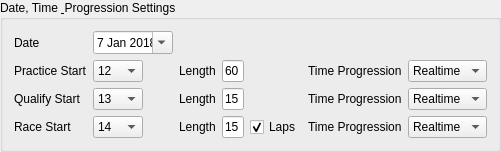
           <widget class="QGroupBox" name="groupBox_5">
            <property name="minimumSize">
             <size>
              <width>0</width>
              <height>0</height>
             </size>
            </property>
            <property name="maximumSize">
             <size>
              <width>460</width>
              <height>16777215</height>
             </size>
            </property>
            <property name="title">
             <string>Date, Time &amp; Progression Settings</string>
            </property>
            <layout class="QGridLayout" name="gridLayout_10">
             <item row="0" column="1">
              <widget class="QDateEdit" name="dateEdit">
               <property name="minimumSize">
                <size>
                 <width>80</width>
                 <height>0</height>
                </size>
               </property>
               <property name="maximumSize">
                <size>
                 <width>16000</width>
                 <height>16777215</height>
                </size>
               </property>
               <property name="dateTime">
                <datetime>
                 <hour>0</hour>
                 <minute>0</minute>
                 <second>0</second>
                 <year>2018</year>
                 <month>1</month>
                 <day>7</day>
                </datetime>
               </property>
               <property name="calendarPopup">
                <bool>true</bool>
               </property>
              </widget>
             </item>
             <item row="3" column="5">
              <widget class="QLabel" name="label_40">
               <property name="maximumSize">
                <size>
                 <width>200</width>
                 <height>16777215</height>
                </size>
               </property>
               <property name="text">
                <string>Time Progression</string>
               </property>
              </widget>
             </item>
             <item row="2" column="6">
              <widget class="QComboBox" name="comboBox_22">
               <property name="maximumSize">
                <size>
                 <width>200</width>
                 <height>16777215</height>
                </size>
               </property>
               <item>
                <property name="text">
                 <string>Realtime</string>
                </property>
               </item>
               <item>
                <property name="text">
                 <string>2</string>
                </property>
               </item>
              </widget>
             </item>
             <item row="3" column="6">
              <widget class="QComboBox" name="comboBox_23">
               <property name="maximumSize">
                <size>
                 <width>200</width>
                 <height>16777215</height>
                </size>
               </property>
               <item>
                <property name="text">
                 <string>Realtime</string>
                </property>
               </item>
               <item>
                <property name="text">
                 <string>2</string>
                </property>
               </item>
              </widget>
             </item>
             <item row="1" column="0">
              <widget class="QLabel" name="label_27">
               <property name="maximumSize">
                <size>
                 <width>150</width>
                 <height>16777215</height>
                </size>
               </property>
               <property name="text">
                <string>Practice Start</string>
               </property>
              </widget>
             </item>
             <item row="2" column="0">
              <widget class="QLabel" name="label_28">
               <property name="maximumSize">
                <size>
                 <width>150</width>
                 <height>16777215</height>
                </size>
               </property>
               <property name="text">
                <string>Qualify Start</string>
               </property>
              </widget>
             </item>
             <item row="1" column="6">
              <widget class="QComboBox" name="comboBox_21">
               <property name="maximumSize">
                <size>
                 <width>200</width>
                 <height>16777215</height>
                </size>
               </property>
               <item>
                <property name="text">
                 <string>Realtime</string>
                </property>
               </item>
               <item>
                <property name="text">
                 <string>2</string>
                </property>
               </item>
              </widget>
             </item>
             <item row="1" column="5">
              <widget class="QLabel" name="label_38">
               <property name="maximumSize">
                <size>
                 <width>200</width>
                 <height>16777215</height>
                </size>
               </property>
               <property name="text">
                <string>Time Progression</string>
               </property>
              </widget>
             </item>
             <item row="2" column="3">
              <widget class="QLineEdit" name="lineEdit_19">
               <property name="maximumSize">
                <size>
                 <width>50</width>
                 <height>16777215</height>
                </size>
               </property>
               <property name="text">
                <string>15</string>
               </property>
              </widget>
             </item>
             <item row="3" column="3">
              <widget class="QLineEdit" name="lineEdit_20">
               <property name="maximumSize">
                <size>
                 <width>50</width>
                 <height>16777215</height>
                </size>
               </property>
               <property name="text">
                <string>15</string>
               </property>
              </widget>
             </item>
             <item row="2" column="5">
              <widget class="QLabel" name="label_39">
               <property name="maximumSize">
                <size>
                 <width>200</width>
                 <height>16777215</height>
                </size>
               </property>
               <property name="text">
                <string>Time Progression</string>
               </property>
              </widget>
             </item>
             <item row="3" column="0">
              <widget class="QLabel" name="label_29">
               <property name="maximumSize">
                <size>
                 <width>150</width>
                 <height>16777215</height>
                </size>
               </property>
               <property name="text">
                <string>Race Start</string>
               </property>
              </widget>
             </item>
             <item row="3" column="1">
              <widget class="QComboBox" name="comboBox_18">
               <property name="maximumSize">
                <size>
                 <width>50</width>
                 <height>16777215</height>
                </size>
               </property>
               <item>
                <property name="text">
                 <string>14</string>
                </property>
               </item>
               <item>
                <property name="text">
                 <string>2</string>
                </property>
               </item>
              </widget>
             </item>
             <item row="2" column="1">
              <widget class="QComboBox" name="comboBox_17">
               <property name="maximumSize">
                <size>
                 <width>50</width>
                 <height>16777215</height>
                </size>
               </property>
               <item>
                <property name="text">
                 <string>13</string>
                </property>
               </item>
               <item>
                <property name="text">
                 <string>2</string>
                </property>
               </item>
              </widget>
             </item>
             <item row="3" column="2">
              <widget class="QLabel" name="label_32">
               <property name="maximumSize">
                <size>
                 <width>150</width>
                 <height>16777215</height>
                </size>
               </property>
               <property name="text">
                <string>Length</string>
               </property>
              </widget>
             </item>
             <item row="1" column="2">
              <widget class="QLabel" name="label_30">
               <property name="maximumSize">
                <size>
                 <width>50</width>
                 <height>16777215</height>
                </size>
               </property>
               <property name="text">
                <string>Length</string>
               </property>
              </widget>
             </item>
             <item row="3" column="4">
              <widget class="QCheckBox" name="checkBox_8">
               <property name="layoutDirection">
                <enum>Qt::LeftToRight</enum>
               </property>
               <property name="text">
                <string>Laps</string>
               </property>
               <property name="checked">
                <bool>true</bool>
               </property>
              </widget>
             </item>
             <item row="1" column="3">
              <widget class="QLineEdit" name="lineEdit_18">
               <property name="maximumSize">
                <size>
                 <width>50</width>
                 <height>16777215</height>
                </size>
               </property>
               <property name="text">
                <string>60</string>
               </property>
              </widget>
             </item>
             <item row="2" column="2">
              <widget class="QLabel" name="label_31">
               <property name="maximumSize">
                <size>
                 <width>150</width>
                 <height>16777215</height>
                </size>
               </property>
               <property name="text">
                <string>Length</string>
               </property>
              </widget>
             </item>
             <item row="0" column="0">
              <widget class="QLabel" name="label_9">
               <property name="maximumSize">
                <size>
                 <width>150</width>
                 <height>16777215</height>
                </size>
               </property>
               <property name="text">
                <string>Date</string>
               </property>
              </widget>
             </item>
             <item row="1" column="1">
              <widget class="QComboBox" name="comboBox_16">
               <property name="minimumSize">
                <size>
                 <width>0</width>
                 <height>0</height>
                </size>
               </property>
               <property name="maximumSize">
                <size>
                 <width>50</width>
                 <height>16777215</height>
                </size>
               </property>
               <item>
                <property name="text">
                 <string>12</string>
                </property>
               </item>
               <item>
                <property name="text">
                 <string>2</string>
                </property>
               </item>
              </widget>
             </item>
            </layout>
           </widget>
